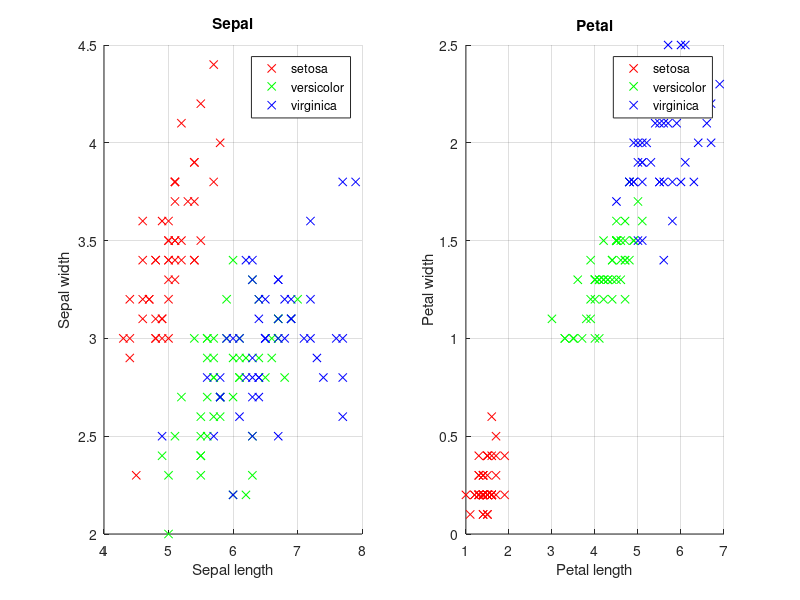

Write the MATLAB code that produced this figure. (Note: this script raises an error after producing the figure.)
%% Uczenie maszynowe AiR, 2018
%%
%% Cwiczenie: Drzewa decyzyjne
% Cel: Ilustracja roznych aspektow budowania drzew decyzyjnych i ich weryfikowania

% Prosze uzupelnic brakujace fragmenty zgodnie z instrukcja (FIXME)

%%%%%%%%%%%%%%%%%%%%%%%%%%%%%%%%%%%%%%%%%%%%%%%%%%
% Decision Trees
%%%%%%%%%%%%%%%%%%%%%%%%%%%%%%%%%%%%%%%%%%%%%%%%%%

%Prosze pobrac dane
clear all; close all; clc
load fisheriris.mat

%Prosze zapoznac sie ze zmiennymi meas oraz species

% Zadanie 1
%Wyswietlic informacje statystyczne na temat probek danych takie jak:

% Srednia wartosc atrybutu
average_value = mean(meas);
% wartosc maksymalna atrybutu - wartosc minimalna atrybutu
max_value = max(meas);
% odchylenie standardowe
standard_deviation = std(meas);

%Zadanie 2
% Przy pomocy funkcji gscatter() prosze wyswietlic wczytane dane dla
% atrybutow:

% a) sepal length <->sepal width (kolumna 1 i 2)
figure();
subplot(1,2,1);
gscatter(meas(:,1),meas(:,2),species, 'rgb', 'x');
hold on; grid on; title('Sepal');
xlabel('Sepal length'); ylabel('Sepal width');

% b) petal length <->petal width (kolumna 3 i 4)
subplot(1,2,2);
gscatter(meas(:,3),meas(:,4),species, 'rgb', 'x');
hold on; grid on; title('Petal');
xlabel('Petal length'); ylabel('Petal width');

%Zadanie 3
% Utworz drzewo decyzyjne przy pomocy funkcji fitctree() lub
% ClassificationTree.fit()

sepal_dec_tree = fitctree([meas(:,1),meas(:,2)], species);
pet_dec_tree = fitctree([meas(:,3),meas(:,4)], species);

% Zapoznaj sie z powstalym obiektem

% Zadanie 4
% Zapoznaj sie z graficzna i regulowa reprezentacja drzewa (funkcja view()):

view(sepal_dec_tree, 'mode', 'graph');
view(pet_dec_tree, 'mode', 'graph');

% Zadanie 5
%Wyznacz klasy dla kazdego przykladu trenujacego (dane meas, funkcja predict()):

figure();
subplot(1,2,1);
sep_classes = predict(sepal_dec_tree, [meas(:,1),meas(:,2)]);
gscatter(meas(:,1), meas(:,2), sep_classes);
hold on; grid on; title('Sepal');
xlabel('Sepal length'); ylabel('Sepal width');
subplot(1,2,2);
pet_classes = predict(pet_dec_tree, [meas(:,3),meas(:,4)]);
gscatter(meas(:,3), meas(:,4), pet_classes);
hold on; grid on; title('Petal');
xlabel('Petal length'); ylabel('Petal width');

% Zadanie 6
% Wyznacz macierz bledow (ang. confusion matrix) przy pomocy funkcji
% confusion matrix - funkcja confusionmat()

%https://en.wikipedia.org/wiki/Confusion_matrix
sep_conf_matrix = confusionmat(species, sep_classes);
pet_conf_matrix = confusionmat(species, pet_classes);

% Zadanie 7
%Wyswietl macierz przy pomocy funkcji disp()

disp(sep_conf_matrix);
disp(pet_conf_matrix);

% Zadanie 8
% Wyznacz macierz bledow uzywajac funkcji plotconfusion() (wczesniej konwertuj species i wynik predykcji na wektory numeryczne:

[~, ~, a] = unique(species, 'stable');
[~, ~, b] = unique(sep_classes, 'stable');
[~, ~, c] = unique(pet_classes, 'stable');
a = a';
b = b';
c = c';
X = [];
for x = unique(a)
    X = [X; a == x];
end
sep_Y = [];
for y = unique(b)
    sep_Y = [sep_Y; b == y];
end
pet_Y = [];
for y = unique(c)
    pet_Y = [pet_Y; c == y];
end
figure()
plotconfusion(X,sep_Y);
figure()
plotconfusion(X, pet_Y);

% Zadanie 9
% Oblicz podstawowe miary na podstawie macierzy bledow:

rec = zeros(1, 3);
spec = zeros(1, 3);
prec = zeros(1, 3);
acc = zeros(1, 3);
%only for sepal
for x = 1:3
    TP = sep_conf_matrix(x, x);
    FP = sum(sep_conf_matrix(:, x)) - TP;
    FN = sum(sep_conf_matrix(x, :)) - TP;
    TN = sum(sum(sep_conf_matrix)) - TP - FP - FN;
    rec(x) = TP / (TP + FN);
    spec(x) = TN / (FP + TN);
    prec(x) = TP / (TP + FP);
    acc(x) = (TP + TN) / (TP + TN + FP + FN);
end

% czulosc:
rec = mean(rec);

% swoistosc:
spec = mean(spec);

% precyzja:
prec = mean(prec);

% dokladnosc:
acc = mean(acc);

% Zadanie 10
%% Funkcja fitctree() po ustawieniu parametru 'CrossVal' 'on' uzywa 10-krotnej walidacji krzyzowej (ang. 10-fold crossvalidation). 
%Utworz drzewo decyzyjne

val_tree = fitctree([meas(:,1),meas(:,2)], species, 'CrossVal', 'on');

% Odpowiedz na pytanie:
% Ile drzew zostalo wygenerowanych:
length(val_tree.Trained);

% Zadanie 11
%Wyswietl pierwsze drzewo:
view(val_tree.Trained{1}, 'mode', 'graph');

% Zadanie 12
%Ocen dzialanie modelu po wlaczeniu walidacji krzyzowej (ang. crossvalidation). 
%Odpowiedz:
cross_classes = kfoldPredict(val_tree);
confusion_matrix = confusionmat(species, cross_classes);
%Model dziala gorzej, co spowodowane jest roznym losowaniem i dzieleniem na
%baze testowa i uczaca. Wczesniej ustalane one byly statycznie, wybierany byl jedynie jeden przypadek.

% Zadanie 13
%Uzyj funkcji kfoldLoss() do oceny dzialania modelu.
fold_loss = kfoldLoss(val_tree);

% Zadanie 14
%W petli generuj drzewa dla parametru "minimalna liczba przykladow w lisciu" (MinLeaf) zmienianego od 2 do 100 (parametr m). 
%Kazde takie drzewo oceniaj w ACC:
num = 0;
opt_acc = 1;
ACC = [];
for m = 2:100
    fitted = fitctree([meas(:,1),meas(:,2)], species, 'CrossVal', 'on', 'MinLeafSize', m);
    act = kfoldLoss(fitted);
    ACC = [ACC, act];
    if act < opt_acc
        num = m;
        opt_acc = act;
    end
end
num; %optimal number


% Zadanie 15
%Sporzadz wykres bledu w zaleznosci od parametru m. Wyznacz optymalna wartosc m (najwieksza wartosc m, przy ktorej blad utrzymuje sie na niskim poziomie).

x = 2:100;
figure()
hold on; grid on;
plot(x, ACC, 'k');
xlabel('K value'); ylabel('Accuracy rate');
title('Error in function of minimal number of samples on leaf');

% Zadanie 16
% Pokaz optymalne drzewo w postaci graficznej:

optimal_tree = fitctree([meas(:,1),meas(:,2)], species, 'CrossVal', 'on', 'MinLeafSize', 4);
% The model contains 10 decision trees.  It is impossible to show the model
% in the form of one tree, as such a tree does not exist.  A particular
% tree may be selected from tree.Trained cell array.
disp(optimal_tree);

% Zadanie 17
% Porownaj blad osiagany przez drzewo optymalne z bledem osiaganym przez drzewo wygenerowane przy domyslnych ustawieniach parametrow:

% Matlab R2015a issues.  loss function does not cooperate.  Expecting worse
% results for 'optimal' model - effect of better generalization vs.
% overfitting, when no cross validation is performed.

tree_basic = fitctree([meas(:,3),meas(:,4)], species);
loss_basic = loss(tree_basic, [meas(:,3),meas(:,4)], species);
tree = fitctree([meas(:,3),meas(:,4)], species, 'CrossVal', 'on', 'MinLeafSize', 40);
loss = kfoldLoss(tree);
disp(loss_basic - loss)

%DODATKOWO:
%Prosze przeanalizowac:
%This example shows how to optimize hyperparameters automatically using fitctree. The example uses Fisher's iris data.
%??
% X = meas;
% Y = species;
% Mdl = fitctree(X,Y,'OptimizeHyperparameters','auto')

